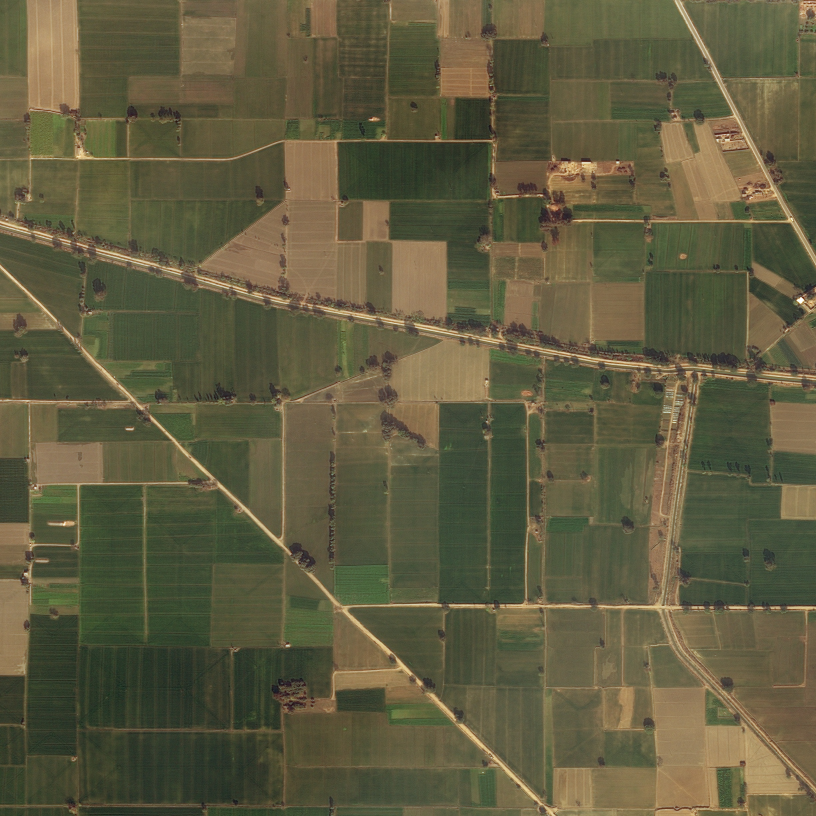
#> input picture SENTINEL/sampleImages/10233_sat.jpg, 2448 x 2448 px (shown at 1/3 size)
$ python -i utils.py   (imports and definitions only)
#> lines starting #> are read from the running program, lines starting #| are printed output that depends on the picture; after the words box and inside, x2 and y2 are one past the last pixel; in counts of white or black regions, pixels touching at a corner belong together
### SENTINEL/config.py
"""
SENTINEL — Configuration & Theme Constants
Satellite ENvironmental Terrain INtelligence EvaLuation
"""
import os

# ── Paths ────────────────────────────────────────────────
BASE_DIR = os.path.dirname(os.path.abspath(__file__))


def _resolve_path(env_key: str, default_rel_path: str) -> str:
	value = os.getenv(env_key, default_rel_path)
	if os.path.isabs(value):
		return value
	return os.path.join(BASE_DIR, value)


MODEL_DIR = _resolve_path("MODEL_DIR", "model")
SAMPLE_DIR = _resolve_path("SAMPLE_DIR", "sampleImages")
DATASET_DIR = _resolve_path("DATASET_DIR", "Dataset")

FEATURES_X_FILE = os.getenv("FEATURES_X_FILE", "X.txt.npy")
FEATURES_Y_FILE = os.getenv("FEATURES_Y_FILE", "Y.txt.npy")
WEIGHTS_FILE = os.getenv("WEIGHTS_FILE", "model_weights.h5")
WEIGHTS_V2_FILE = os.getenv("WEIGHTS_V2_FILE", "model_weights_v2.weights.h5")
HISTORY_FILE = os.getenv("HISTORY_FILE", "history.pckl")
HISTORY_V2_FILE = os.getenv("HISTORY_V2_FILE", "history_v2.pckl")
METRICS_V2_FILE = os.getenv("METRICS_V2_FILE", "metrics_v2.pckl")

WEIGHTS_PATH = os.path.join(MODEL_DIR, WEIGHTS_FILE)
WEIGHTS_V2_PATH = os.path.join(MODEL_DIR, WEIGHTS_V2_FILE)
FEATURES_X_PATH = os.path.join(MODEL_DIR, FEATURES_X_FILE)
FEATURES_Y_PATH = os.path.join(MODEL_DIR, FEATURES_Y_FILE)
HISTORY_PATH = os.path.join(MODEL_DIR, HISTORY_FILE)
HISTORY_V2_PATH = os.path.join(MODEL_DIR, HISTORY_V2_FILE)
METRICS_V2_PATH = os.path.join(MODEL_DIR, METRICS_V2_FILE)

# ── Theme Colors ─────────────────────────────────────────
BG_PRIMARY = "#0a0e17"          # Deep dark navy
BG_SECONDARY = "#111827"        # Card/panel backgrounds
BG_TERTIARY = "#1a2332"         # Input fields, hover
BG_SIDEBAR = "#080c14"          # Sidebar background
ACCENT_GREEN = "#00ff88"        # Primary accent — neon green
ACCENT_GREEN_DIM = "#0a3d2a"    # Dimmed green for borders/bg
ACCENT_AMBER = "#ffaa00"        # Warning / secondary accent
ACCENT_RED = "#ff3366"          # Error / danger
TEXT_PRIMARY = "#e0e6ed"        # Main text
TEXT_SECONDARY = "#8899aa"      # Subdued text
TEXT_DIM = "#4a5568"            # Very dim (labels, hints)
BORDER_COLOR = "#1e3a2f"        # Green-tinted borders
BORDER_GLOW = "#00ff8833"       # Glow effect (with alpha)

# ── Fonts ────────────────────────────────────────────────
FONT_MONO = ("Consolas", 11)
FONT_MONO_SMALL = ("Consolas", 9)
FONT_MONO_LARGE = ("Consolas", 14, "bold")
FONT_HEADING = ("Segoe UI", 20, "bold")
FONT_SUBHEADING = ("Segoe UI", 14, "bold")
FONT_LABEL = ("Segoe UI", 11)
FONT_LABEL_BOLD = ("Segoe UI", 11, "bold")
FONT_SMALL = ("Segoe UI", 9)
FONT_BUTTON = ("Segoe UI", 11, "bold")
FONT_TITLE = ("Consolas", 24, "bold")

# ── Model Parameters ────────────────────────────────────
IMAGE_SIZE = (64, 64)
NUM_CLASSES = 4
LABELS = ["Urban Land", "Agricultural Land", "Range Land", "Forest Land"]
LABEL_ICONS = ["🏙️", "🌾", "🏜️", "🌲"]
BATCH_SIZE = 32
EPOCHS = 20

# ── App Settings ─────────────────────────────────────────
APP_NAME = "SENTINEL"
APP_SUBTITLE = "Satellite Environmental Terrain Intelligence Evaluation"
APP_VERSION = "2.0.0"
WINDOW_WIDTH = 1200
WINDOW_HEIGHT = 750
SIDEBAR_WIDTH = 220

### SENTINEL/utils.py
"""
SENTINEL — Utility Functions
Image processing helpers and logging setup.
"""
import cv2
import numpy as np
import logging
from datetime import datetime

import config


def setup_logger(name="sentinel"):
    """Configure application logger."""
#> further down, picture is the input picture: shape (2448, 2448, 3); mean B, G, R 64.4, 91.8, 96.1
    logger = logging.getLogger(name)
    logger.setLevel(logging.DEBUG)
    formatter = logging.Formatter(
        "[%(asctime)s] %(levelname)s — %(message)s",
        datefmt="%H:%M:%S",
    )
    # Console handler
    ch = logging.StreamHandler()
    ch.setFormatter(formatter)
    logger.addHandler(ch)
    return logger


logger = setup_logger()


def load_image(filepath):
    """Load an image from disk, return BGR numpy array or None."""
    img = cv2.imread(filepath)
    if img is None:
        logger.error(f"Failed to load image: {filepath}")
    return img


def preprocess_image(image, size=None):
    """Resize and normalize an image for model input."""
    size = size or config.IMAGE_SIZE
    img = cv2.resize(image, size)
    img = img.astype("float32") / 255.0
    return img


def detect_green_regions(image):
    """Detect green vegetation regions and return contours."""
    hsv = cv2.cvtColor(image, cv2.COLOR_BGR2HSV)
#> hsv: shape (2448, 2448, 3); mean H, S, V 30, 87.8, 99.5
    lower = np.array([36, 25, 25])
    upper = np.array([70, 255, 255])
    mask = cv2.inRange(hsv, lower, upper)
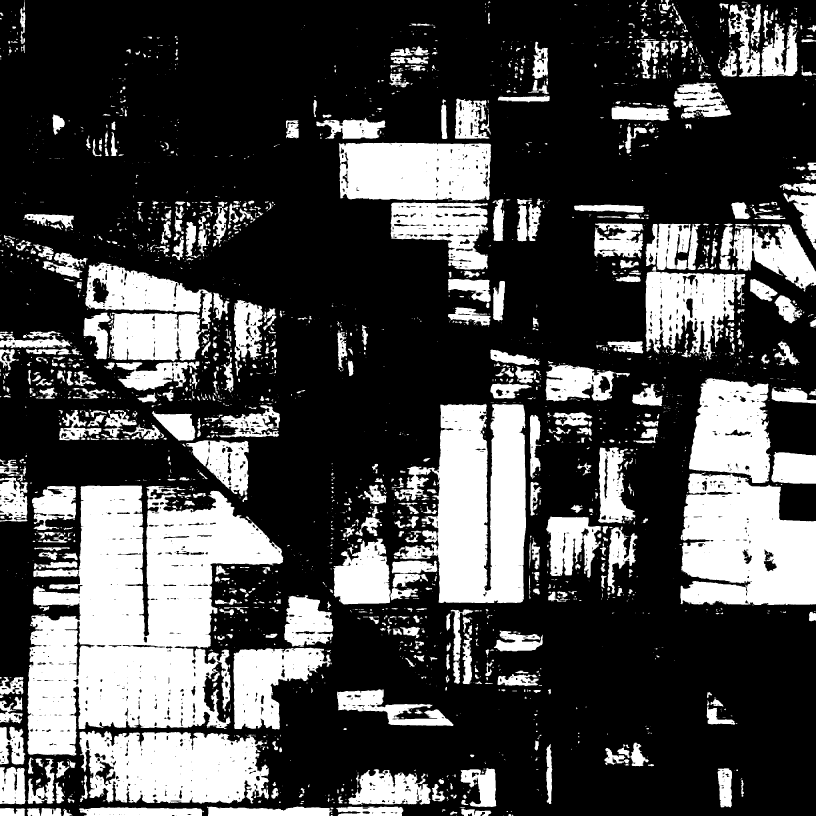
#> mask: shape (2448, 2448) (shown at 1/3 size); 29.1% white; 2679 white regions (1598 under 20 px)
    contours, _ = cv2.findContours(mask, cv2.RETR_TREE, cv2.CHAIN_APPROX_SIMPLE)
#> contours = 4431 contours, 2821 with area under 20; largest, box (x1, y1, x2, y2) and area: (81, 1457, 850, 2267) 363372, (1181, 1211, 1578, 1810) 152006, (2041, 1417, 2448, 1816) 129916, (238, 2192, 807, 2412) 100414, (1016, 428, 1474, 604) 74828
    return [c for c in contours if len(c) > 10]


def draw_classification_overlay(image, label, contours=None):
    """Draw classification result and contour boxes on image."""
    img = image.copy()
    if contours:
        for contour in contours:
            x, y, w, h = cv2.boundingRect(contour)
            cv2.rectangle(img, (x, y), (x + w, y + h), (0, 255, 136), 2)

    # Add label banner
    h, w = img.shape[:2]
    cv2.rectangle(img, (0, 0), (w, 40), (10, 14, 23), -1)
    cv2.putText(
        img, f"CLASSIFIED: {label.upper()}",
        (10, 28), cv2.FONT_HERSHEY_SIMPLEX,
        0.7, (0, 255, 136), 2,
    )
    return img


def format_timestamp():
    """Return formatted current timestamp."""
    return datetime.now().strftime("%H:%M:%S")

>>> import cv2
>>> picture = cv2.imread('sampleImages/10233_sat.jpg')
>>> result = detect_green_regions(picture)
#> result = 1509 contours, 138 with area under 20; largest, box (x1, y1, x2, y2) and area: (81, 1457, 850, 2267) 363372, (1181, 1211, 1578, 1810) 152006, (2041, 1417, 2448, 1816) 129916, (238, 2192, 807, 2412) 100414, (1016, 428, 1474, 604) 74828

$ run again, on SENTINEL/sampleImages/120245_sat.jpg
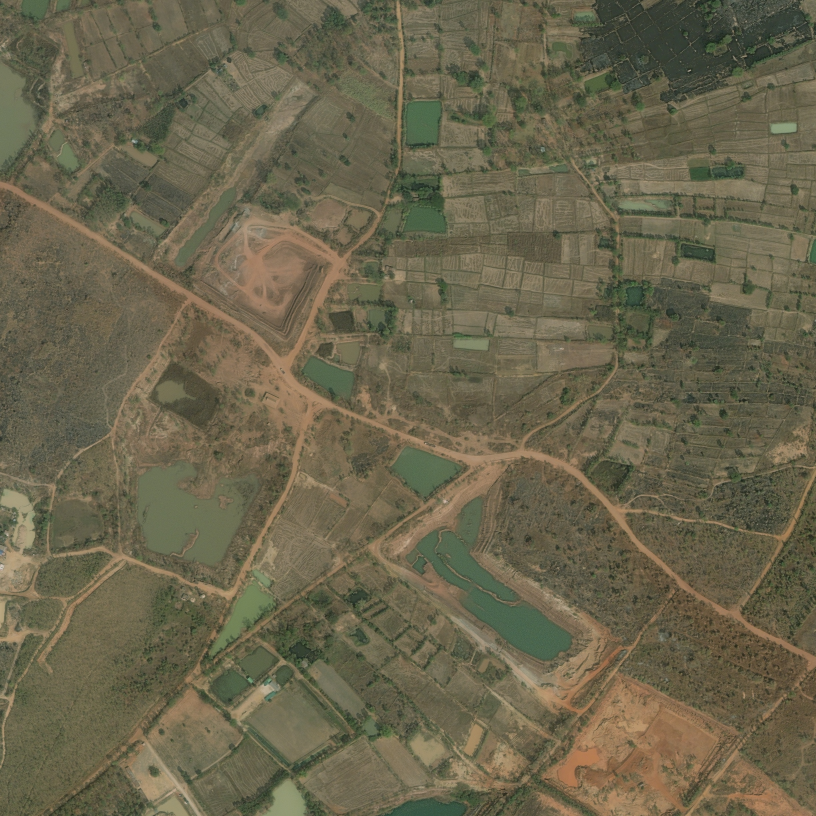
#> input picture SENTINEL/sampleImages/120245_sat.jpg, 2448 x 2448 px (shown at 1/3 size)
#> picture is the input picture: shape (2448, 2448, 3); mean B, G, R 76.7, 100.3, 106.1
#> hsv: shape (2448, 2448, 3); mean H, S, V 26.6, 72.5, 107.7
#> in detect_green_regions, `mask = cv2.inRange(hsv, lower, upper)`:
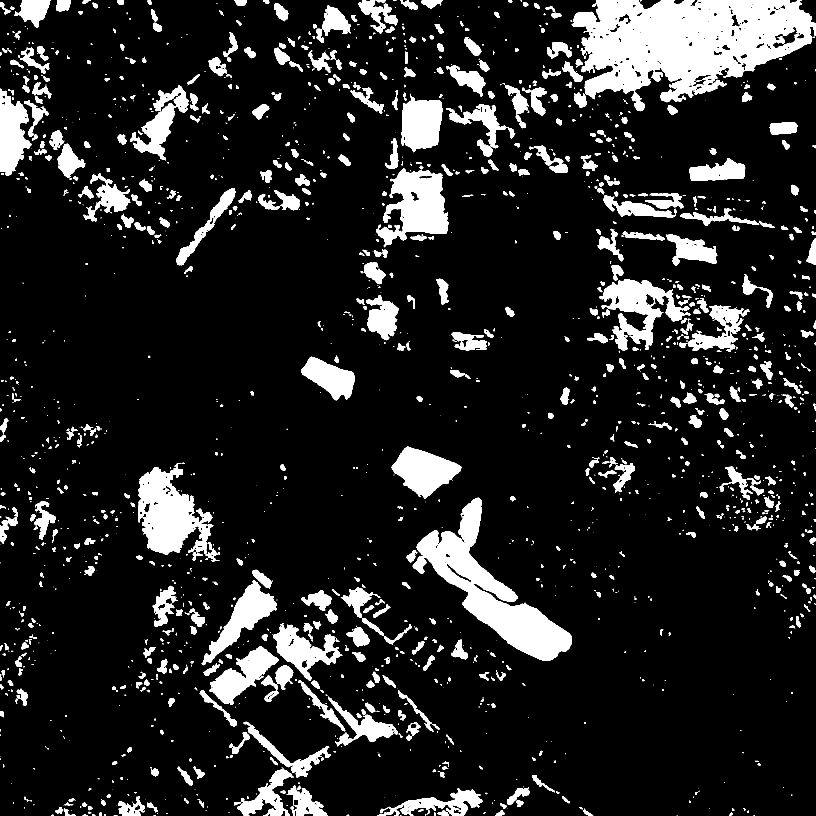
#> mask: shape (2448, 2448) (shown at 1/3 size); 12.9% white; 1834 white regions (840 under 20 px)
#> contours = 2899 contours, 1847 with area under 20; largest, box (x1, y1, x2, y2) and area: (1715, 0, 2448, 334) 153466, (1238, 1493, 1716, 1982) 66063, (414, 1390, 640, 1664) 34362, (1129, 504, 1347, 742) 27875, (1798, 837, 2072, 1053) 22680
#> result = 983 contours, 72 with area under 20; largest, box (x1, y1, x2, y2) and area: (1715, 0, 2448, 334) 153466, (1238, 1493, 1716, 1982) 66063, (414, 1390, 640, 1664) 34362, (1129, 504, 1347, 742) 27875, (1798, 837, 2072, 1053) 22680

$ run again, on SENTINEL/sampleImages/120625_sat.jpg
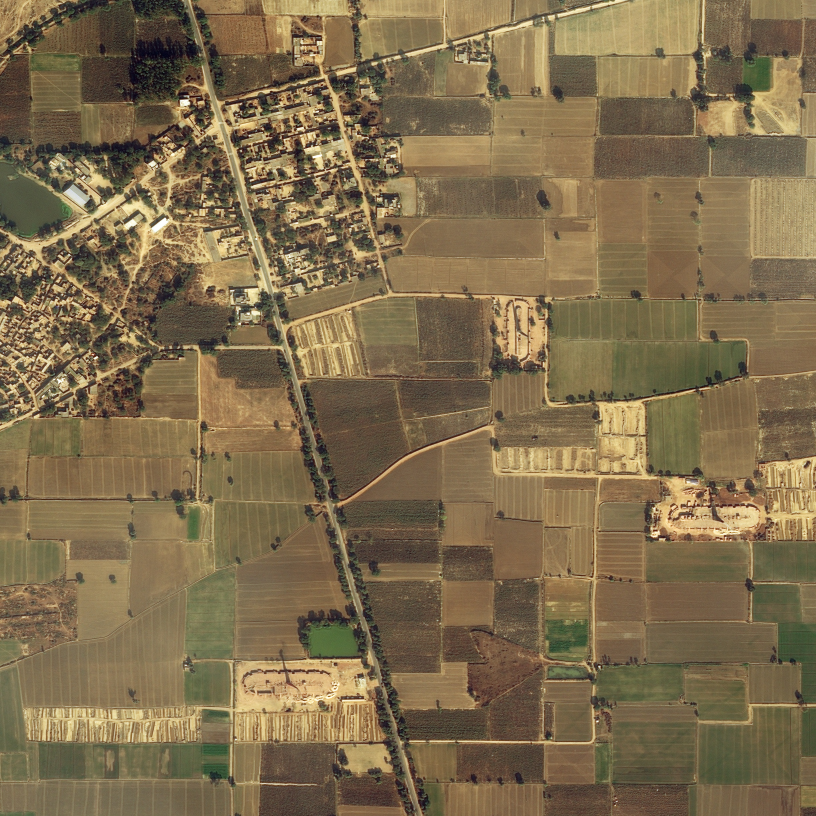
#> input picture SENTINEL/sampleImages/120625_sat.jpg, 2448 x 2448 px (shown at 1/3 size)
#> picture is the input picture: shape (2448, 2448, 3); mean B, G, R 77.5, 108.9, 127.1
#> hsv: shape (2448, 2448, 3); mean H, S, V 21.3, 99.9, 127.5
#> in detect_green_regions, `mask = cv2.inRange(hsv, lower, upper)`:
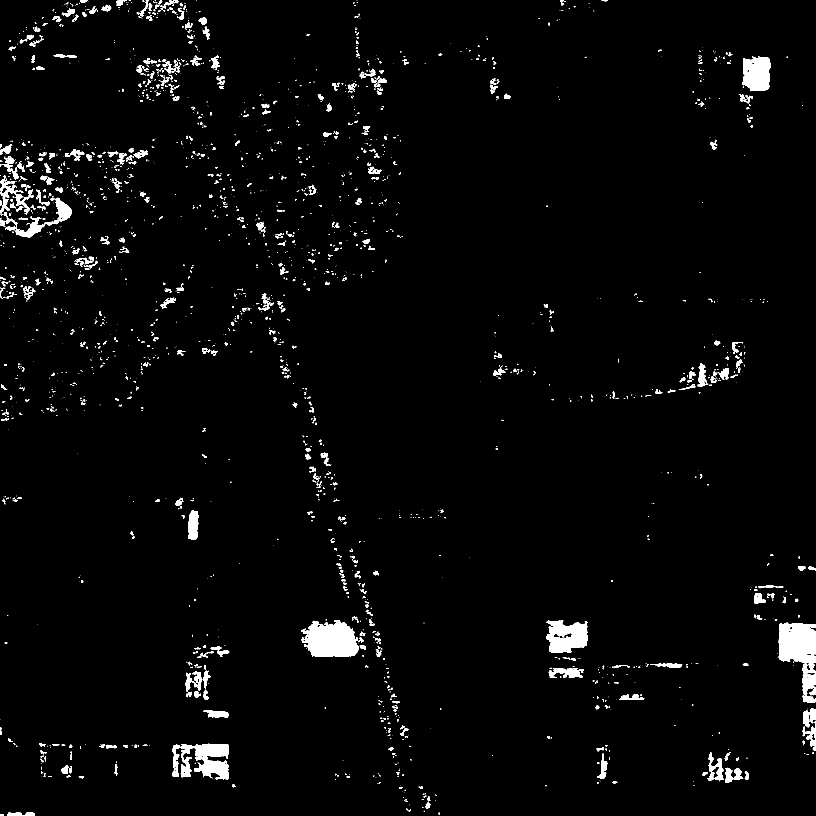
#> mask: shape (2448, 2448) (shown at 1/3 size); 2.4% white; 2467 white regions (1760 under 20 px)
#> contours = 2654 contours, 2101 with area under 20; largest, box (x1, y1, x2, y2) and area: (2336, 1869, 2448, 2107) 15349, (903, 1860, 1077, 1971) 13740, (517, 2231, 686, 2339) 10095, (1638, 1862, 1764, 1959) 8914, (2227, 170, 2313, 272) 7067
#> result = 662 contours, 146 with area under 20; largest, box (x1, y1, x2, y2) and area: (2336, 1869, 2448, 2107) 15349, (903, 1860, 1077, 1971) 13740, (517, 2231, 686, 2339) 10095, (1638, 1862, 1764, 1959) 8914, (2227, 170, 2313, 272) 7067

$ run again, on SENTINEL/sampleImages/161838_sat.jpg
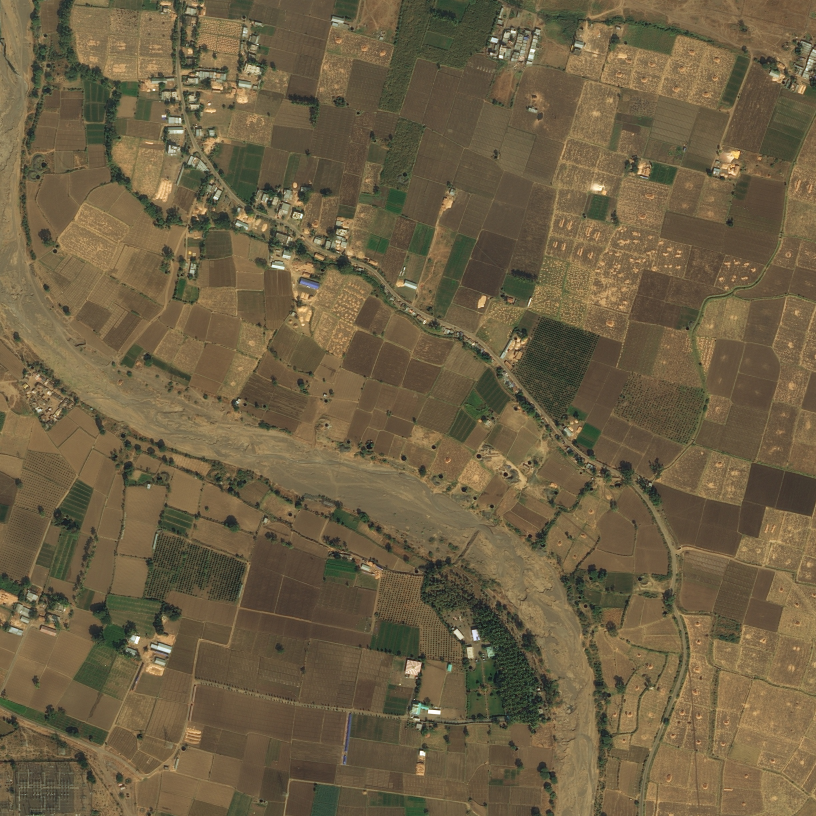
#> input picture SENTINEL/sampleImages/161838_sat.jpg, 2448 x 2448 px (shown at 1/3 size)
#> picture is the input picture: shape (2448, 2448, 3); mean B, G, R 67.6, 95.3, 109.8
#> hsv: shape (2448, 2448, 3); mean H, S, V 21.8, 97.8, 110.7
#> in detect_green_regions, `mask = cv2.inRange(hsv, lower, upper)`:
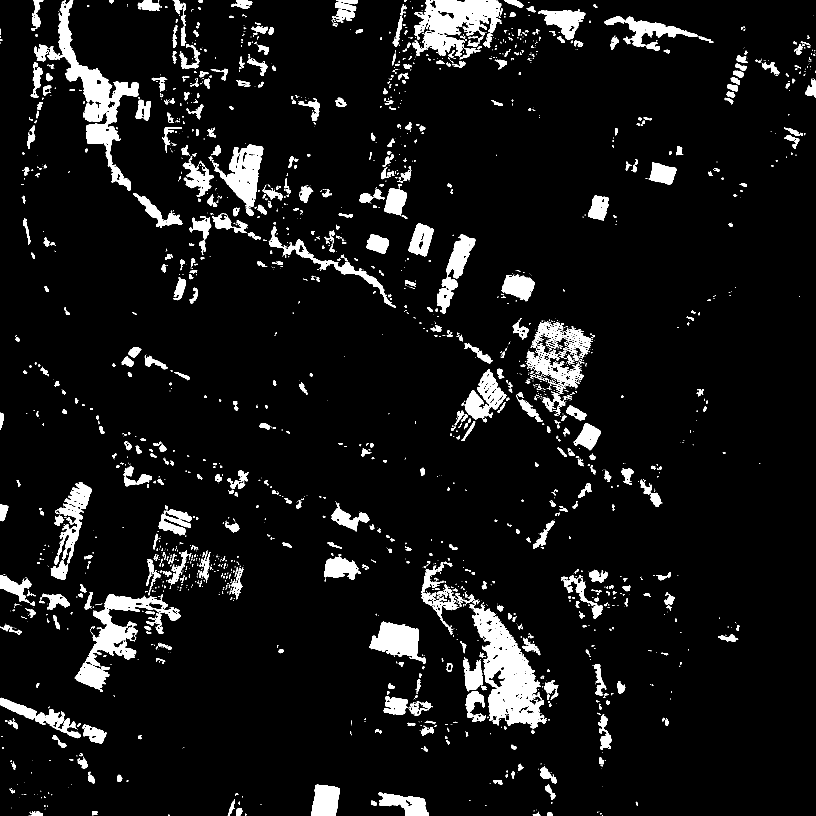
#> mask: shape (2448, 2448) (shown at 1/3 size); 7.3% white; 2299 white regions (1423 under 20 px)
#> contours = 3599 contours, 2663 with area under 20; largest, box (x1, y1, x2, y2) and area: (1416, 1817, 1641, 2186) 39022, (142, 0, 416, 572) 29887, (1236, 0, 1504, 170) 24296, (224, 1783, 542, 2076) 22636, (640, 433, 790, 621) 13348
#> result = 973 contours, 122 with area under 20; largest, box (x1, y1, x2, y2) and area: (1416, 1817, 1641, 2186) 39022, (142, 0, 416, 572) 29887, (1236, 0, 1504, 170) 24296, (224, 1783, 542, 2076) 22636, (640, 433, 790, 621) 13348
